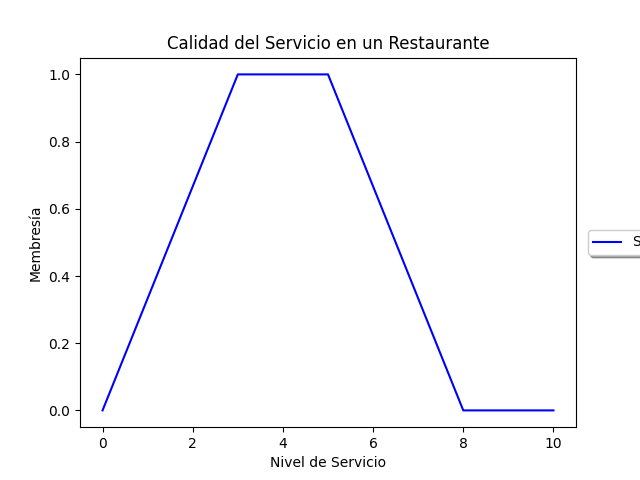

This figure's Python source:
import numpy as np
import skfuzzy as sk
import matplotlib.pyplot as plt


#Se define en x un array 
x = np.arange(0,11,1)
#Se define la dependiente trapezoidal
vd_trapezoidal = sk.trapmf (x, [0,3,5,8])

#Se grafica
plt.figure()
plt.plot(x, vd_trapezoidal, 'b', linewidth = 1.5, label = 'Servicio')

plt.title ('Calidad del Servicio en un Restaurante')
plt.ylabel('Membresía')
plt.xlabel ('Nivel de Servicio')
plt.legend(loc='center right', bbox_to_anchor =(1.25, 0.5), ncol =1, fancybox = True, shadow = True )


plt.savefig('FuncionTrapezoidal2')
